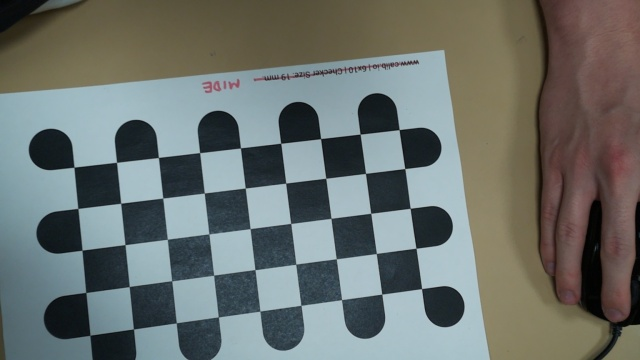
#> input picture imgs/img0.jpg, 640 x 360 px; its folder holds 4 pictures in this run
$ jupyter execute calibration.ipynb
#> lines starting #> are read from the running program, lines starting #| are printed output that depends on the picture; long printed decimals are rounded
<a id='1'></a>
# <p style="background-color:skyblue; font-family:newtimeroman; font-size:150%; text-align:center; border-radius: 15px 50px;">1. Camera calibration</p>

In this part we will work with the image sequence of the ``left`` directory. This sequence contains a series of images of the calibration template. For the calibration it should be taken into account that the size of each template slot is 30 mm in the $X$ and $Y$ axis.

[cell 1]
import cv2
import glob
import copy
import numpy as np
import imageio
import matplotlib.pyplot as plt

[cell 2]
def load_images(filenames):
    return [imageio.imread(filename) for filename in filenames]
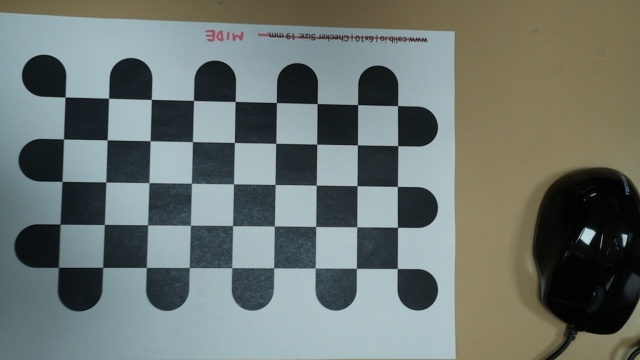
#> input picture imgs/img1.jpg, 640 x 360 px
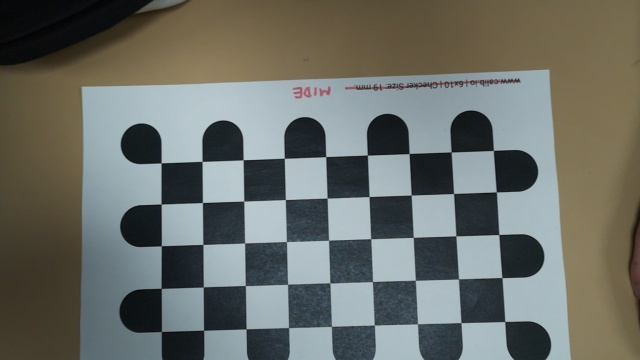
#> input picture imgs/img2.jpg, 640 x 360 px
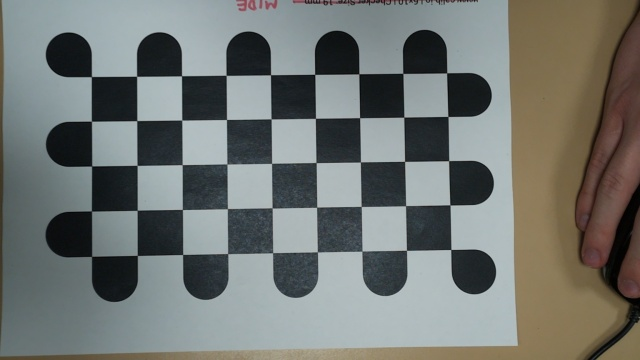
#> input picture imgs/img3.jpg, 640 x 360 px

[cell 3]
# !pip install imageio

[cell 4]
filenames = list(sorted(glob.glob("Proyecto_final_vision/imgs/*.jpg")))
imgs = load_images(filenames)
#> imgs = 4 items

[cell 5]
# Show images
plt.figure(figsize=(20, 20))
for i, img in enumerate(imgs):
    plt.subplot(1, len(imgs), i+1)
    plt.imshow(img)
    plt.axis('off')
#> this loop made 4 passes
plt.show()
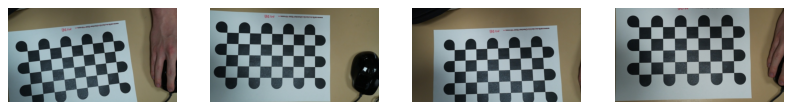
#> figure drawn by matplotlib, 4 panels

The function ``cv2.findChessboardCorners`` of
OpenCV function finds the calibration template in an image and
returns a tuple of two elements. The first element
is 0 if it failed to successfully detect the template, and
is 1 otherwise. The second element contains the
coordinates of the corners of the calibration template,
which are only valid if the detection was successful,
i.e. if the first element of the tuple is 1.

<hr>

**Use the function** ``cv2.findChessboardCorners``**, and optionally** ``cv2.cornerSubPix``**, to automatically detect the calibration pattern and its corners in all loaded images**. The size of the calibration stencil in the practice images is (8, 6), that is, 8 rows and 6 columns. It stores the results of the multiple calls in a list, so that the element $i$ in that list corresponds to the result of ``cv2.findChessboardCorners`` for the image $i$ loaded earlier.

[cell 6]
# We will execute findChessboardCorners for each image to find the corners
dim = (9, 5)
corners = [cv2.findChessboardCorners(i, dim) for i in imgs]
#> corners = 4 items

[cell 7]
# OPTIONAL => cornerSubPix is a destructive function. so we need to copy corners to avoid data loss
corners2 = copy.deepcopy(corners)
#> corners2 = 4 items

# termination criteria (https://docs.opencv.org/3.1.0/dc/dbb/tutorial_py_calibration.html)
criteria = (cv2.TERM_CRITERIA_EPS + cv2.TERM_CRITERIA_MAX_ITER, 30, 0.01)
# Cada una de las imagenes la volvemos a blanco y negro
imgs_grey = [cv2.cvtColor(img, cv2.COLOR_RGB2GRAY) for img in imgs]
#> imgs_grey = 4 items
#> img is the input picture: shape (360, 640, 3); mean R, G, B 113.3, 117, 113.5
# For each image and corners we are going to use cornerSubPix
cornersRefined = [cv2.cornerSubPix(i, cor[1], dim, (-1, -1), criteria) if cor[0] else [] for i, cor in zip(imgs_grey, corners2)]
#> cornersRefined = 4 items
# pp(cornersRefined)

The next exercise consists of drawing on the images the points detected by ``cv.FindChessboardCorners``. For efficiency reasons, the function used to do this modifies directly the images passed by parameter instead of making a copy. To avoid losing the original images it is better to make a copy of them in advance. One way to do this is ``imgs2 = copy.deepcopy(imgs)``
where ``imgs`` is the list of loaded images. Use these copied images instead of the original ones in the
in the following exercise.

<hr>

**Use.**  ``cv2.drawChessboardCorners`` **to draw the corners detected in the previous exercise**. Apply it to all images that were correctly detected. Ignore the rest.

Display some results

[cell 8]
# OPTIONAL => drawChessboardCorners is a destructive function. so we need to copy corners to avoid data loss
imgs2 = copy.deepcopy(imgs)
#> imgs2 = 4 items

# We are going to draw the corners if we have found them
tmp = [cv2.drawChessboardCorners(img, dim, cor[1], cor[0]) for img, cor in zip(imgs2, corners) if cor[0]]
#> tmp = 3 items

[cell 9]
# Original Image
plt.figure()
plt.imshow(imgs2[-1])

[cell 10]
# Image with the corners drawed
plt.figure()
plt.imshow(imgs2[1])
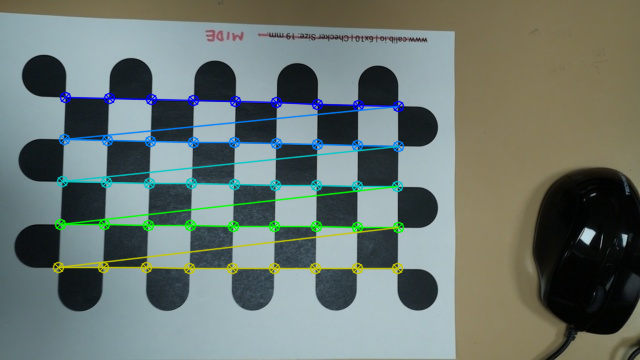
#> shown: shape (360, 640, 3); mean R, G, B 107.2, 118.9, 113

To calibrate the camera, in addition to the coordinates of the corners in each of the images, the three-dimensional corner coordinates of the corners in the reference system of the scene.
 For this practice we will consider that the center of the reference system, i.e. the
point of coordinates $[0, 0, 0]^\top$, is the first corner of the calibration template detected in the scene's reference frame.
We will also consider that the X-axis corresponds to the short side of the calibration template, i.e., the coordinate point, and the Y-axis to the long side.
This arrangement implies that the Z-axis points in the upward normal direction of the calibration plane.

For the following exercise it is very important to take into account that the coordinates of the corners in the system of
scene reference should be given in the same order as
in which they were detected in each of the images.

<hr>

**Implement the function** ``get_chessboard_points (chessboard_shape, dx, dy)`` that will generate an array of `NumPy` (that is, an ndarray) of
size $ N × 3 $ with the coordinates $ (x, y, z) $ of the corners of
the calibration template in the reference system of the
scene. $ N $ is the number of corners in the template.

``chessboard_shape`` is the number of points per row
and by columns of the calibration template. Like
in Exercise 1, it should be (8, 6). `` dx`` (resp. `` dy``) is the width
(resp. high) of a square of the calibration template.
For the template used in this lab, both values
they are $30mm$.

[cell 11]
def get_chessboard_points(chessboard_shape, dx, dy):
    return [[(i%chessboard_shape[0])*dx, (i//chessboard_shape[0])*dy, 0] for i in range(np.prod(chessboard_shape))]

cb_points = get_chessboard_points(dim, 21, 21)
#> cb_points = 45 items, first 6: [0, 0, 0], [21, 0, 0], [42, 0, 0], [63, 0, 0], [84, 0, 0], [105, 0, 0]
# pp(cb_points)

<hr>

**ASIGNMENT** Repeat the procedure to calibrate the right camera too. In the end, print the calculated extrinsics and intrinsics parameters for both cameras.

Once finished, **please print the root mean square reprojection error and justify in the report its meaning.**

[cell 12]
# We are going to retrieve existing corners (cor[0] == True)
valid_corners = [cor[1] for cor in corners if cor[0]]
#> valid_corners = 3 items

num_valid_images = len(valid_corners)
#> num_valid_images = 3

# Matrix with the coordinates of the corners
real_points = get_chessboard_points(dim, 21, 21)
#> real_points has the same summary as cb_points

# We are going to convert our coordinates list in the reference system to numpy array
object_points = np.asarray([real_points for i in range(num_valid_images)], dtype=np.float32)

# Convert the corners list to array
image_points = np.asarray(valid_corners, dtype=np.float32)

# Calibrate
rms, intrinsics, dist_coeffs, rvecs, tvecs = cv2.calibrateCamera(object_points, image_points, imgs[1].shape[0:2], None, None)
#> rms = 1.02; intrinsics = [[4413.2, 0, 220], [0, 4134.4, 266.2], [0, 0, 1]]; dist_coeffs = [[1.62, -88.74, 0.244, -0.0651, -11464]]; rvecs = ([0.0944, -0.348, -0.124], [0.0515, -0.385, 0.0137], [-0.0682, 0.405, -0.0304]); tvecs = ([-68.37, -49.45, 2059.8], [-70.54, -83.59, 1996.1], [-27.88, -51.64, 2054.2])
# Calculate extrinsecs matrix using Rodigues on each rotation vector addid its translation vector
extrinsics = list(map(lambda rvec, tvec: np.hstack((cv2.Rodrigues(rvec)[0], tvec)), rvecs, tvecs))
#> extrinsics = 3 items
# Save the calibration file
np.savez('Proyecto_final_vision/calib_params', intrinsic=intrinsics, extrinsic=extrinsics)

# Lets print some outputs
print("Corners standard intrinsics:\n",intrinsics)
#| Corners standard intrinsics:
#|  [[4.41322807e+03 0.00000000e+00 2.20003479e+02]
#|  [0.00000000e+00 4.13436695e+03 2.66153078e+02]
#|  [0.00000000e+00 0.00000000e+00 1.00000000e+00]]
print("Corners standard dist_coefs:\n", dist_coeffs)
#| Corners standard dist_coefs:
#|  [[ 1.62252663e+00 -8.87361319e+01  2.44287883e-01 -6.50717897e-02
#|   -1.14639790e+04]]
print("root mean sqaure reprojection error:\n", rms)
#| root mean sqaure reprojection error:
#|  1.018
